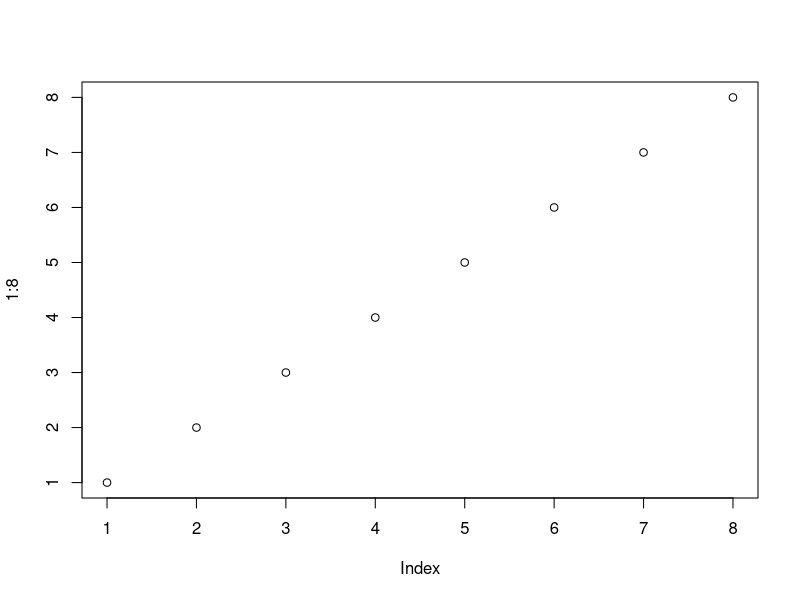
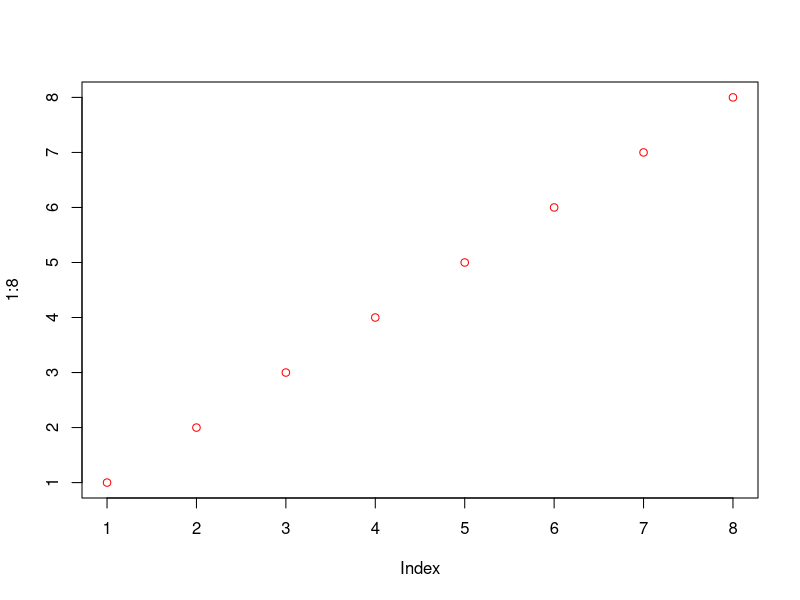
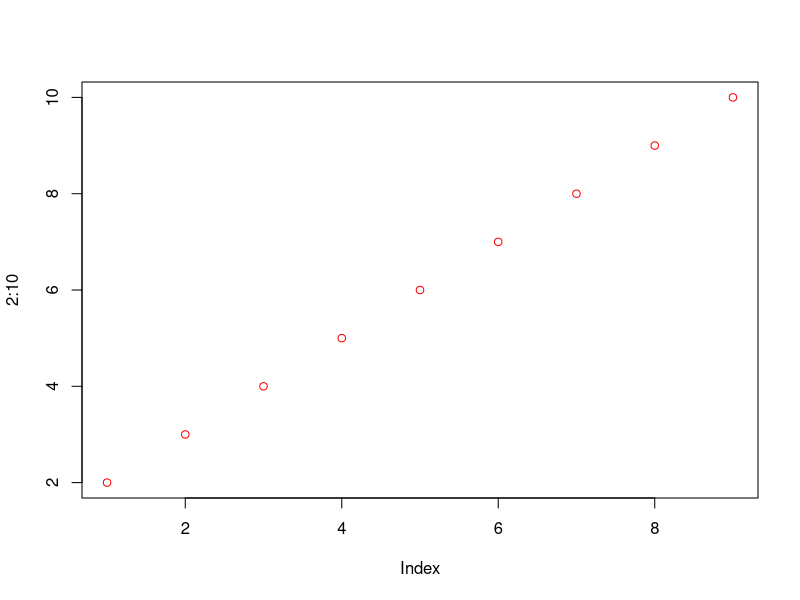
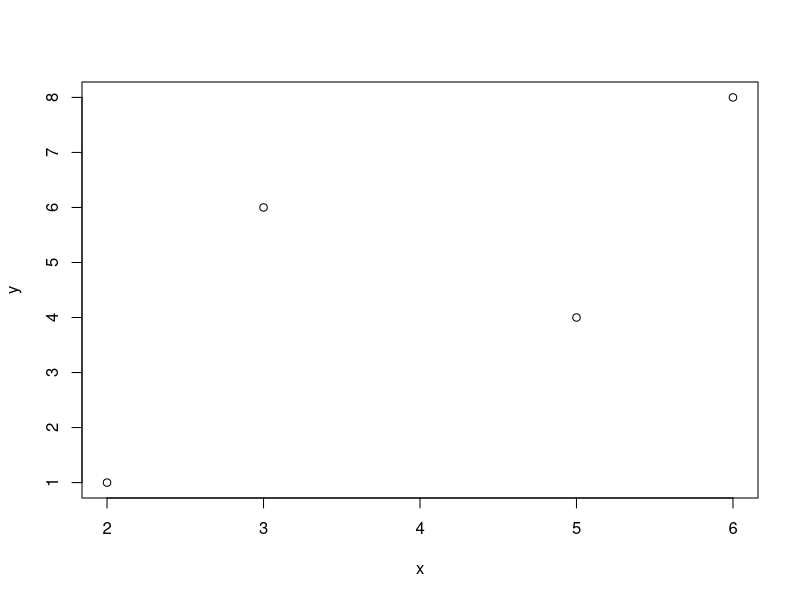
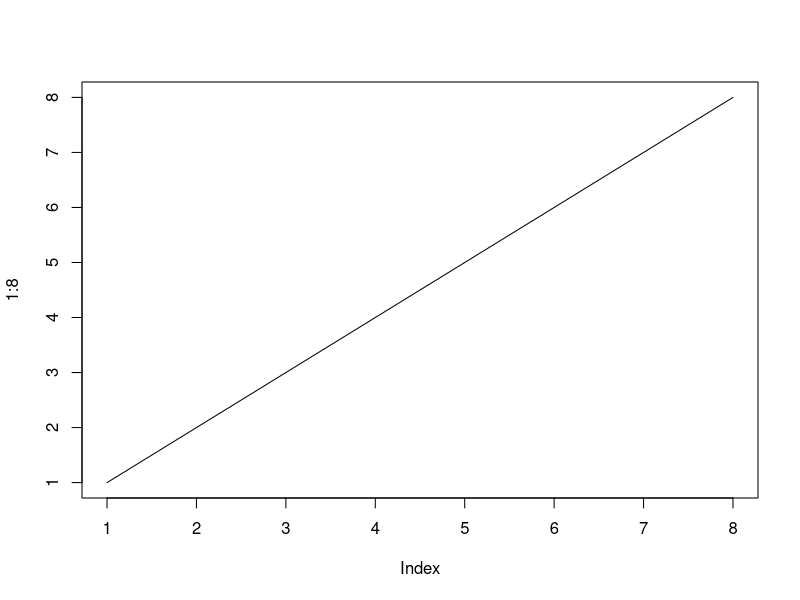
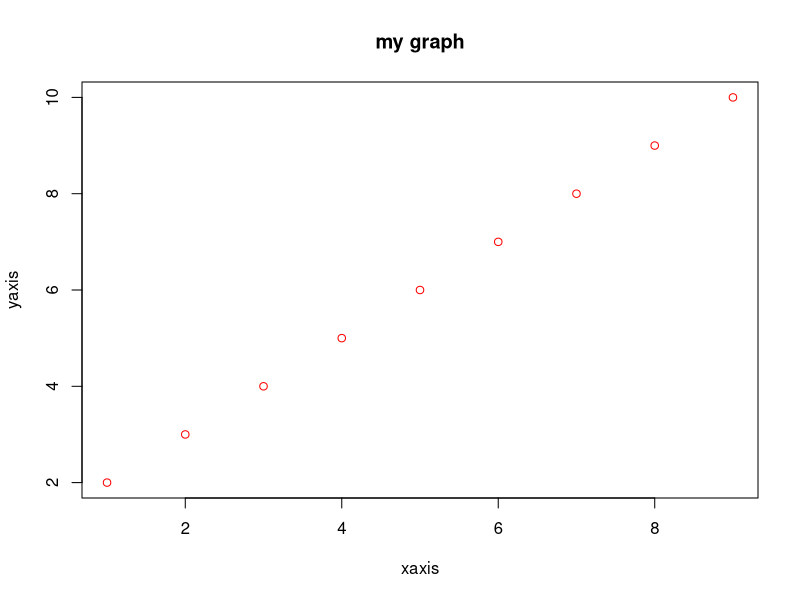
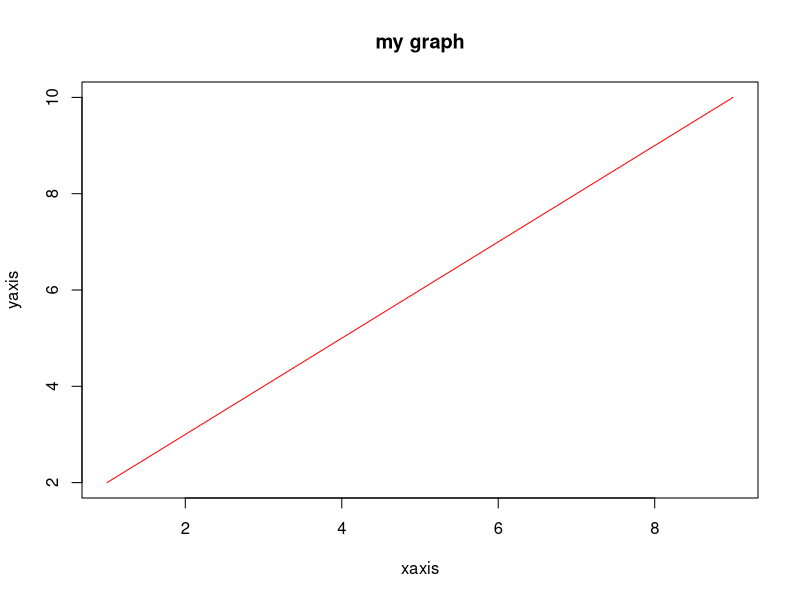
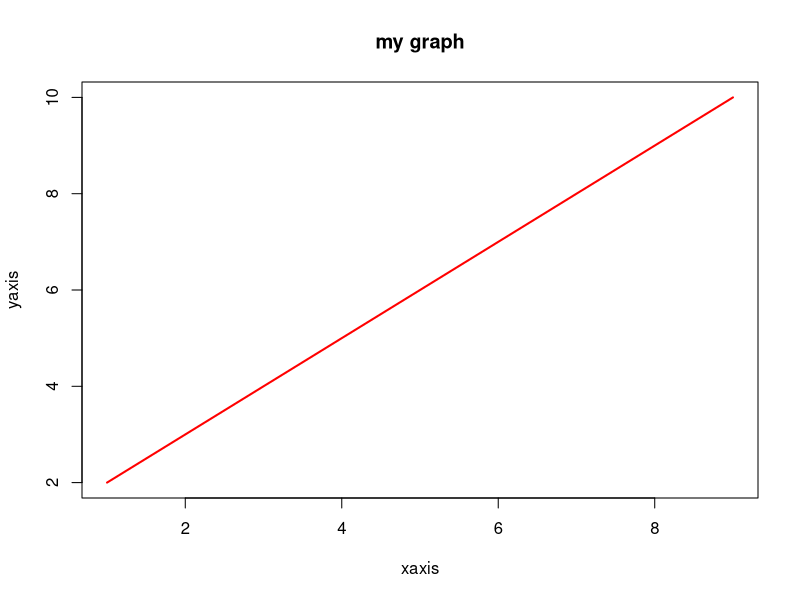

Recreate these plots in R, in order.
# creating varible
a <- 5
b <- "Hello"
c <- TRUE
# printing on console
a
b
c
print("College")
print(a)


# Basic R command

# creating list
list1 <- list("mango", "apple", "grapes", "kiwi")
list1

# accessing the perticular item of list
list1[2]

# excluding specific item of list
list1[-2]


# length of list
length(list1)

# append list
append(list1, "orange")

# appending after specific item
append(list1, "watermelon", after = 3)

# subset of list
list1[2:4]


# concatenate list
list2 <- list("aa", "bb", "cc", "dd")
list5 <- c(list1, list2)
list5

# for loop
for (x in list1) {
    print(x)
}


# list repition
list_rep <- rep(c(1,2,3), 3)
list_rep
# [1] 1 2 3 1 2 3 1 2 3

list_rep <- rep(c(1,2,3), times=3)
list_rep
# [1] 1 2 3 1 2 3 1 2 3

list_rep <- rep(c(1,2,3), each=3)
list_rep
# [1] 1 1 1 2 2 2 3 3 3

list_rep <- rep(c(1,2,3), times=c(3,4,1))
list_rep
# [1] 1 1 1 2 2 2 2 3


# sequence 
num_seq <- seq(from=0, to=50)
num_seq


# with 5 difference
num_rand <- seq(from=0, to=50, by=5)
num_rand


# vector
num_ar <- c(1:20)
num_ar

# array
# dim = c(3, 2, 3) --> (3rows, 2cols, 3arrays)
m_arr <- array(num_ar, dim = c(3, 2, 3))
m_arr

# accessing specific elements of array
m_arr[3,2,2]                                          # [rowa, column, array]
m_arr[2,1,3]
m_arr[1,2,1]


# data frame
empid <- c(11, 12, 13, 14, 15)
empname <- c("aa", "bb", "cc", "dd", "ee")
datf <- data.frame(empid, empname)                    # creates a table with two column empid & empname
datf

datf$empid                                            # displays empid column
datf$empname                                          # displays empname column

nrow(datf)                                            # shows count of row
ncol(datf)                                            # shows count of row
names(datf)                                           # shows solumn name


# alter column name
names(datf)[1] <- "std_id"                            # rename first column name
datf


# adding row in dataframe using rbind
stdf <- rbind(datf, c(16, "ff"))
stdf

# adding column
stdf_n <- cbind(stdf, marks=c(11, 22, 33, 44, 55, 66))
stdf_n


# if else
a <- 10
b <- 20
if(b > a){
print("b is greater")
} else if (a > b) {
print("a is greater")
}


# while loop
a <- 1
while (a < 10) {
print(a)
a <- a+1
}

# for loop
months <- list("jan", "feb", "mar", "apr")
for(x in months){
if(x == "mar"){
break
}
print(x)
}

for(x in months){
if(x == "mar"){
next
}
print(x)
}


# matrix
matrix1 <- matrix(c(1,2,3,4,5,6,7,8,9), nrow = 3, ncol = 3)
matrix1

matrix2 <- matrix(c(11,12,13,14,15,16,17,18,19), nrow = 3, ncol = 3)
matrix2

matrix1+matrix2
matrix1-matrix2
matrix1*matrix2
matrix1/matrix2
t(matrix1)                                                # transpose of matrix


# converting data/matrix into table
data <- matrix(c(1:16), nrow = 4, ncol = 4)
data

tdata <- as.table(data)
tdata

# changing column name
colnames(data) <- c('c1', 'c2', 'c3', 'c4') 
data

# changing row name
rownames(data) <- c('r1', 'r2', 'r3', 'r4')
data

# converting data/matrix into table
tdata <- as.table(data)
tdata


# output in gui
plot(1:8)                       # ploting circle instead of line
plot(1:8, col="red")            # changing the colour
plot(2:10, col="red")

x <- c(2, 3, 5, 6)
y <- c(1, 6, 4, 8)
plot(x, y)
plot(1:8, type = "l")         # ploting line 

# xlab = "name of s axis" ylab = "name of yaxis" main = "name of the graph"
plot(2:10, main = "my graph", xlab = "xaxis", ylab = "yaxis", col="red")
plot(2:10, main = "my graph", xlab = "xaxis", ylab = "yaxis", col="red", type = "l")                # type = "l" means line and lwd is line width
plot(2:10, main = "my graph", xlab = "xaxis", ylab = "yaxis", col="red", type = "l", lwd=2)

# lines types
# 2--> dashed line
# 3--> dotted line
# 4--> dot dashed line
# 5--> long dashed line
# 6--> two dashed line

plot(2:10, main = "my graph", xlab = "xaxis", ylab = "yaxis", col="red", type = "l", lwd=2, lty=1)
plot(2:10, main = "my graph", xlab = "xaxis", ylab = "yaxis", col="red", type = "l", lwd=2, lty=2)
plot(2:10, main = "my graph", xlab = "xaxis", ylab = "yaxis", col="red", type = "l", lwd=2, lty=3)
plot(2:10, main = "my graph", xlab = "xaxis", ylab = "yaxis", col="red", type = "l", lwd=2, lty=4)
plot(2:10, main = "my graph", xlab = "xaxis", ylab = "yaxis", col="red", type = "l", lwd=2, lty=5)
plot(2:10, main = "my graph", xlab = "xaxis", ylab = "yaxis", col="red", type = "l", lwd=2, lty=6)


# pie chart
x <- c(30, 30, 40)
pie(x)

# label
lbl <- c("maths", "science", "social studies")
pie(x, labels = lbl)
pie(x, labels = lbl, main = "subjects")

# colors
colors <- c("blue", "yellow", "green")
pie(x, labels = lbl, main = "subjects", col = colors)

# bar plot
x <- c(2, 3, 5, 6)
y <- c(1, 6, 4, 8)
barplot(y, names.arg = x)
barplot(y, names.arg = x, col = "red")                                # col set color
barplot(y, names.arg = x, col = "red", width = c(2, 4, 6, 8))         # width set width


# Managing Objects
objects()        # shows created objects
data()           # list built-in datasets
rm(x)            # remove object named x
rm(list=ls())    # remove all objects from environment or user defined objects
